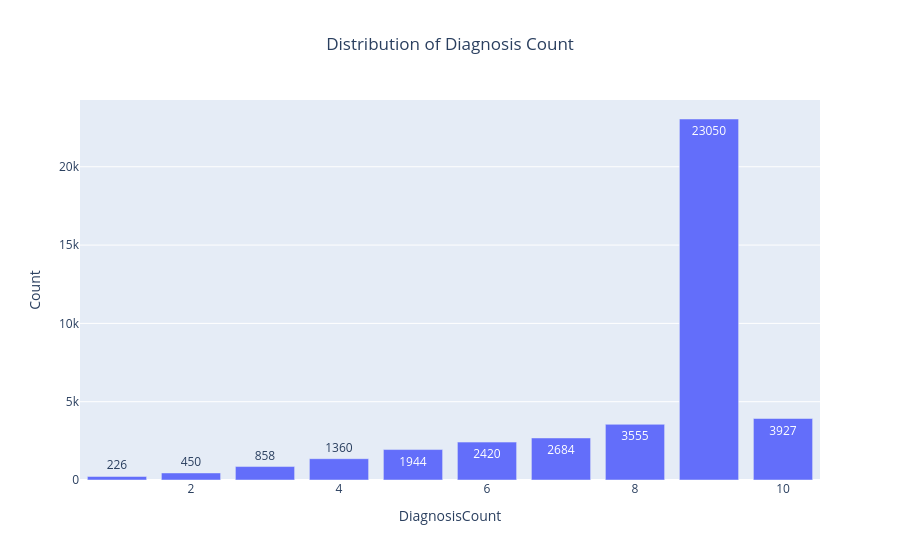

Write notebook code for a chart like this one.
### Markdown cell above
## Diagnosis Count Distribution

### Code cell
diag_dist = (
    inpatient["DiagnosisCount"]
    .value_counts()
    .sort_index()
    .reset_index()
)
diag_dist.columns = ["DiagnosisCount", "Count"]
fig = px.bar(
    diag_dist,
    x="DiagnosisCount",
    y="Count",
    text="Count",
    title="Distribution of Diagnosis Count"
)
fig.update_layout(title_x=0.5)
fig.show()

### Figure 1 — Plotly figure (JSON) as saved in the notebook; plotly's stock layout.template omitted (floating-point values rounded to 4 significant figures)
{"data": [{"hovertemplate": "DiagnosisCount=%{x}<br>Count=%{text}<extra></extra>", "legendgroup": "", "marker": {"color": "#636efa", "pattern": {"shape": ""}}, "name": "", "orientation": "v", "showlegend": false, "text": [226.0, 450.0, 858.0, 1360.0, 1944.0, 2420.0, 2684.0, 3555.0, 23050.0, 3927.0], "textposition": "auto", "type": "bar", "x": [1, 2, 3, 4, 5, 6, 7, 8, 9, 10], "xaxis": "x", "y": [226, 450, 858, 1360, 1944, 2420, 2684, 3555, 23050, 3927], "yaxis": "y"}], "layout": {"barmode": "relative", "legend": {"tracegroupgap": 0}, "title": {"text": "Distribution of Diagnosis Count", "x": 0.5}, "xaxis": {"anchor": "y", "domain": [0, 1], "title": {"text": "DiagnosisCount"}}, "yaxis": {"anchor": "x", "domain": [0, 1], "title": {"text": "Count"}}}}
